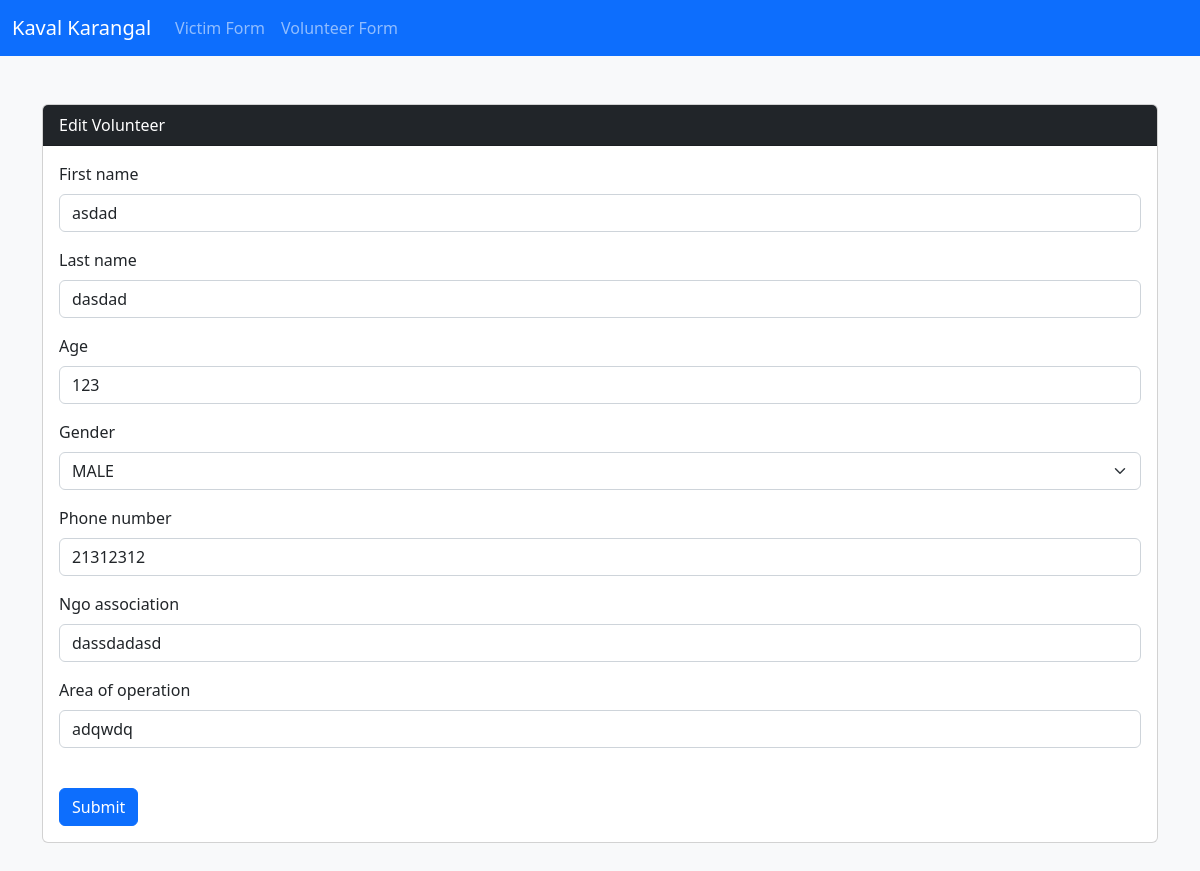
Screenshot of /volunteers/update/2/ with the database file from the repository.
### volunteers/models.py (models this page shows, shortened)
class volunteer_profiles(models.Model):
    GENDER_LISTS=(
        ('MALE','MALE'),
        ('FEMALE','FEMALE'),
        ('OTHER','OTHER')
    )
    id = models.CharField(max_length=22, primary_key=True, default=shortuuid.uuid, editable=False)
    first_name = models.CharField(max_length=50)
    last_name = models.CharField(max_length=50)
    age = models.IntegerField()
    gender = models.CharField(max_length=20,choices=GENDER_LISTS)
    phone_number = models.IntegerField(default=0)
    ngo_association = models.CharField(max_length=100)
    area_of_operation = models.CharField(max_length=100)
    class Meta:
        verbose_name = "Volunteer Profile"

### volunteers/views.py (the view)
# urls.py: path("update/<str:pk>/", update_view, name="update_view")
def update_view(request,pk):
    object = get_object_or_404(volunteer_profiles,pk=pk)  # Use the passed pk argument instead of hardcoding it
    if request.method == "POST":
        form = volunteerform(request.POST, request.FILES, instance=object)
        if form.is_valid():
            form.save()
            return redirect(reverse("volunteers:index"))
    else:
        form = volunteerform(instance=object)
    return render(request,"volunteers/update.html", {"form": form, "object": object})

### volunteers/forms.py
class volunteerform(forms.ModelForm):
    class Meta:
        model = volunteer_profiles
        fields = "__all__"

### volunteers/templates/volunteers/update.html (shortened to what this page needs)
{% extends "layout/base.html" %}
{% load django_bootstrap5 %}
{% block content %}
<div class="container my-5">
    <div class="card">
        <div class="card-header bg-dark text-white ">Edit Volunteer</div>
        <div class="card-body">
            <form novalidate method="post" enctype="multipart/form-data">
                {% bootstrap_form form %}
                <input class="btn btn-primary mt-4" type="submit" value="Submit">
            </form>
        </div>
        </div>
    </div>
{% endblock %}

### rows the page displays
volunteer_profiles: first_name "asdad", last_name "dasdad", age "123", gender "MALE", phone_number "21312312", ngo_association "dassdadasd", area_of_operation "adqwdq"
